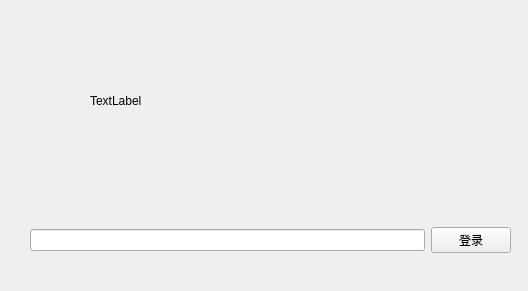
<?xml version="1.0" encoding="UTF-8"?>
<ui version="4.0">
 <class>Form</class>
 <widget class="QWidget" name="Form">
  <property name="geometry">
   <rect>
    <x>0</x>
    <y>0</y>
    <width>528</width>
    <height>291</height>
   </rect>
  </property>
  <property name="windowTitle">
   <string>Form</string>
  </property>
  <widget class="QLabel" name="label">
   <property name="geometry">
    <rect>
     <x>90</x>
     <y>40</y>
     <width>291</width>
     <height>121</height>
    </rect>
   </property>
   <property name="text">
    <string>TextLabel</string>
   </property>
  </widget>
  <widget class="QWidget" name="horizontalLayoutWidget">
   <property name="geometry">
    <rect>
     <x>30</x>
     <y>200</y>
     <width>481</width>
     <height>80</height>
    </rect>
   </property>
   <layout class="QHBoxLayout" name="horizontalLayout">
    <item>
     <widget class="QLineEdit" name="lineEdit"/>
    </item>
    <item>
     <widget class="QPushButton" name="pushButton">
      <property name="text">
       <string>登录</string>
      </property>
     </widget>
    </item>
   </layout>
  </widget>
 </widget>
 <resources/>
 <connections/>
</ui>
